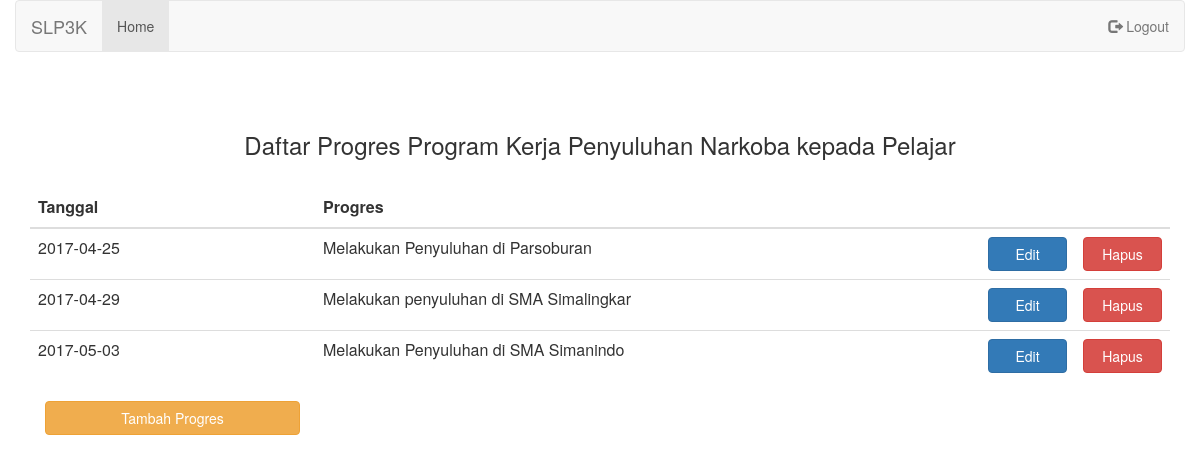
Screenshot of /daftarprogres.php?idproker=1 with the database file from the repository.
### tables this page shows
CREATE TABLE `tabelproker` (
  `idproker` int(20) NOT NULL,
  `namaproker` text NOT NULL,
  `tanggalmulai` date NOT NULL,
  `tanggalselesai` date NOT NULL,
  `deskripsi` text NOT NULL
);

CREATE TABLE `tabelprogres` (
  `idprogres` int(20) NOT NULL,
  `idproker` int(20) NOT NULL,
  `tanggalprogres` date NOT NULL,
  `namaprogres` text NOT NULL
);

### daftarprogres.php (the view, shortened to what this page needs)
<?php
	global $conn;
	$idproker = $_GET['idproker'];
	$sql = "SELECT * FROM tabelprogres WHERE idproker = '$idproker'";
	$sql2 = "SELECT * FROM tabelproker WHERE idproker = '$idproker'";
	$result = mysqli_query($conn,$sql);
	$result2 = mysqli_query($conn,$sql2);
	$row2 = $result2->fetch_assoc();
	$namaproker = $row2['namaproker'];
?>
<html>
<head>
	<link rel="stylesheet" type="text/css" href="css/bootstrap.css">
</head>
<body>
	<div class ="container-fluid">
		<nav class="navbar navbar-default">
			<div class="container-fluid">
				<div class="navbar-header">
					<a class="navbar-brand" href="#">SLP3K</a>
				</div>
				<ul class="nav navbar-nav">
					<li class="active"><a href="index.php">Home</a></li>
				</ul>
				<ul class="nav navbar-nav navbar-right">
					<li><a href="#"><span class="glyphicon glyphicon-log-out"></span> Logout</a></li>
				</ul>
			</div>
		</nav>
		<br><br>
	<h3 class="text-center">Daftar Progres Program Kerja <?php echo $namaproker; ?></h2>
	</div>
	<br>
	<div class="container">
		<div class="table-responsive">
		    <table id="productSizes" class="table">
		        <thead>
		            <tr>
		                <th class="col-xs-3">Tanggal</th>
		                <th class="col-xs-7">Progres</th>
		                <th class="col-xs-1"></th>
		                <th class="col-xs-1"></th>
		            </tr>
		        </thead>
		        <?php
		        	while($row = $result->fetch_assoc()){
		        		echo '<tr>';
		        		echo '<td>'.$row['tanggalprogres'].'</td>';
		        		echo '<td>'.$row['namaprogres'].'</td>';
		        		echo '<td><a href=editprogres.php?idproker='.$row['idproker'].'&idprogres='.$row['idprogres'].'><button type="button" class="btn btn-primary btn-block" data-toggle="modal">Edit</button></a></td>';
		        		echo '<td><a href=server/hapusprogresserver.php?idproker='.$row['idproker'].'&idprogres='.$row['idprogres'].'><button type="button" class="btn btn-danger btn-block" data-toggle="modal" data-target="#myModal">Hapus</button></td>';
		        		echo '</tr>';
		        	}
				?>
		    </table>
		</div>
		<div class="col-xs-3">
			<a href="tambahprogres.php?idproker=<?php echo $idproker; ?>"><button type="button" class="btn btn-warning btn-block " data-toggle="modal">Tambah Progres</button></a>
		</div>
 	</div>
</body>
</html>

### rows the page displays
tabelproker: namaproker "Penyuluhan Narkoba kepada Pelajar"
tabelprogres: tanggalprogres "2017-04-25", namaprogres "Melakukan Penyuluhan di Parsoburan"
tabelprogres: tanggalprogres "2017-04-29", namaprogres "Melakukan penyuluhan di SMA Simalingkar"
tabelprogres: tanggalprogres "2017-05-03", namaprogres "Melakukan Penyuluhan di SMA Simanindo"
